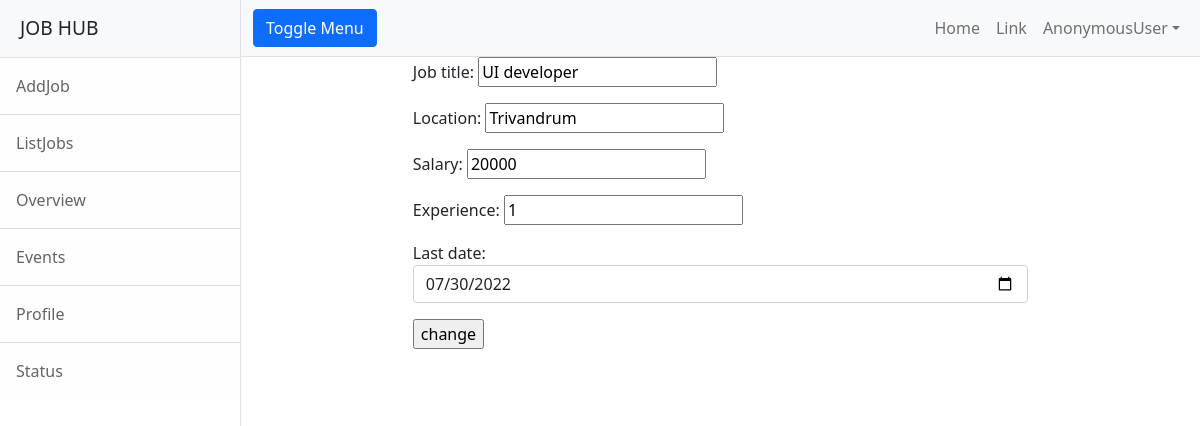
The app's page /employerr/jobs/change/4 with its own data.
### employerr/models.py (models this page shows, shortened)
class Jobs(models.Model):
    job_title=models.CharField(max_length=150)
    company=models.ForeignKey(User,on_delete=models.CASCADE,related_name="company")
    location=models.CharField(max_length=120)
    salary=models.PositiveIntegerField(null=True)
    experience=models.PositiveIntegerField(default=0)
    created_date=models.DateField(auto_now_add=True)
    last_date=models.DateField(null=True)
    active_status=models.BooleanField(default=True)

### employerr/views.py (the view)
# urls.py: path("jobs/change/<int:id>",views.JobEditView.as_view(),name="emp-editjob"),
class JobEditView(UpdateView):
    model = Jobs
    form_class = JobForm
    template_name = 'emp-editjob.html'
    success_url = reverse_lazy('emp-alljobs')
    pk_url_kwarg = "id"

### employerr/forms.py
class JobForm(forms.ModelForm):
    class Meta:
        model=Jobs
        exclude=("company","created_date","active_status")
        widgets={
            "last_date":forms.DateInput(attrs={"class":"form-control","type":"date"})
        }

### employerr/templates/emp-editjob.html (shortened to what this page needs)
{%extends 'base.html' %}
{%block body_block%}
<div class="row">
    <div class="col-2">
    </div>
    <div class="col-8">
        <form action="" method="post">
            {{form.as_p}}
            <input type="submit" value="change">
        </form>
    </div>
    <div class="col-2">
    </div>
</div>
{%endblock%}

### records on screen
Jobs: job_title "UI developer", location "Trivandrum", salary "20000", experience "1", last_date "07/30/2022"

### other values on screen
{{ request.user }} "AnonymousUser"
